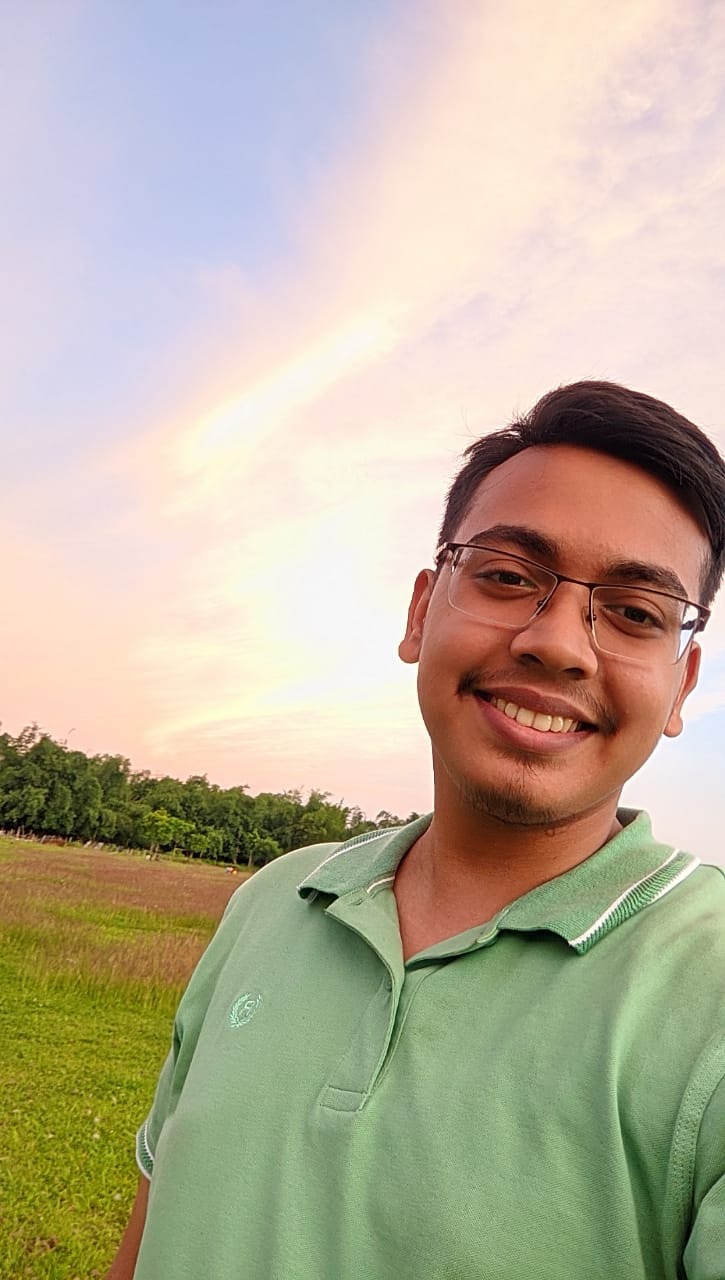
#> input picture assets/test.jpg, 725 x 1280 px, given in place of the camera
$ python single_color_detection.py
#> lines starting #> are read from the running program, lines starting #| are printed output that depends on the picture; after the words box and inside, x2 and y2 are one past the last pixel; in counts of white or black regions, pixels touching at a corner belong together
import cv2
import numpy as np

# Start webcam
cap = cv2.VideoCapture(0)

while True:
    ret, frame = cap.read()
#> frame is the input picture: shape (1280, 725, 3); mean B, G, R 155.3, 176.6, 186.2

    # Convert BGR to HSV
    hsv = cv2.cvtColor(frame, cv2.COLOR_BGR2HSV)
#> hsv: shape (1280, 725, 3); mean H, S, V 46, 72.8, 196.8

    # Define color range (RED)
    lower_red = np.array([0, 120, 70])
    upper_red = np.array([10, 255, 255])

    # lower_blue = np.array([90, 150, 0])
    # upper_blue = np.array([140, 255, 255])

    # Create mask
    mask = cv2.inRange(hsv, lower_red, upper_red)
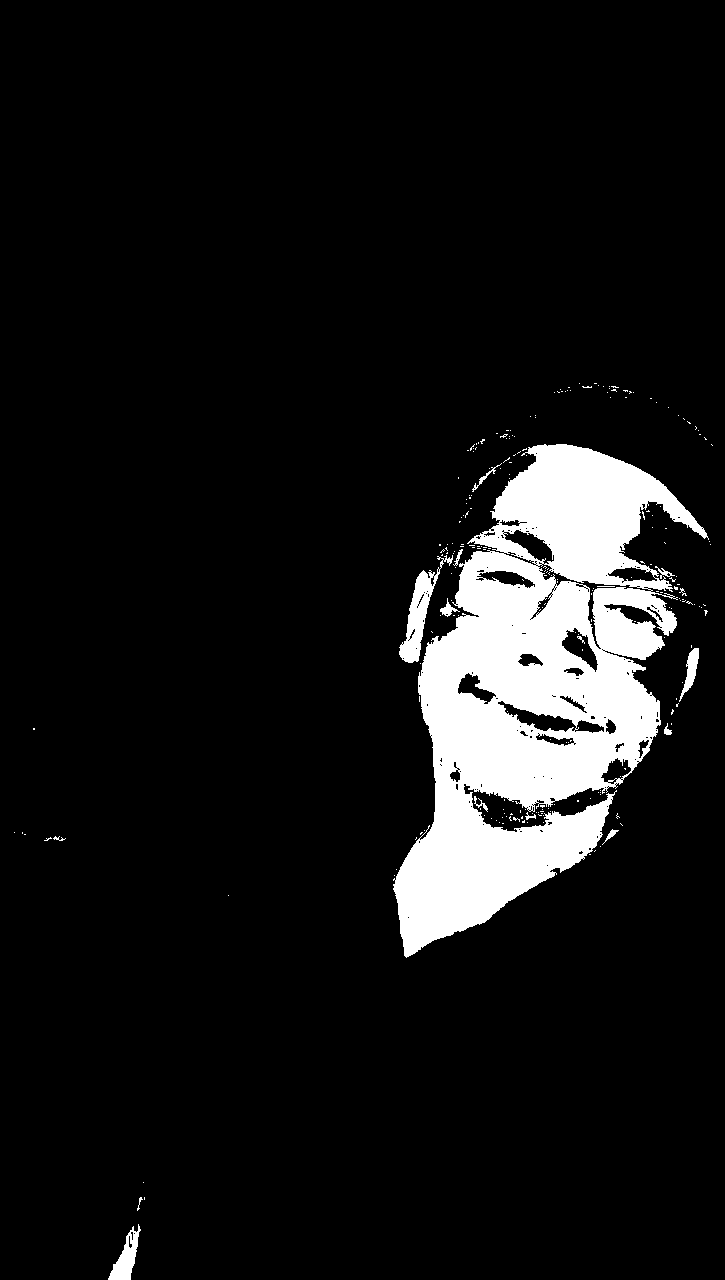
#> mask: shape (1280, 725); 8.8% white; 241 white regions (225 under 20 px), largest, box (x1, y1, x2, y2) and area: (393, 444, 709, 958) 77592, (399, 555, 453, 663) 1647, (108, 1224, 141, 1280) 786

    # Remove noise
    kernel = np.ones((5,5), np.uint8)
    mask = cv2.morphologyEx(mask, cv2.MORPH_OPEN, kernel)
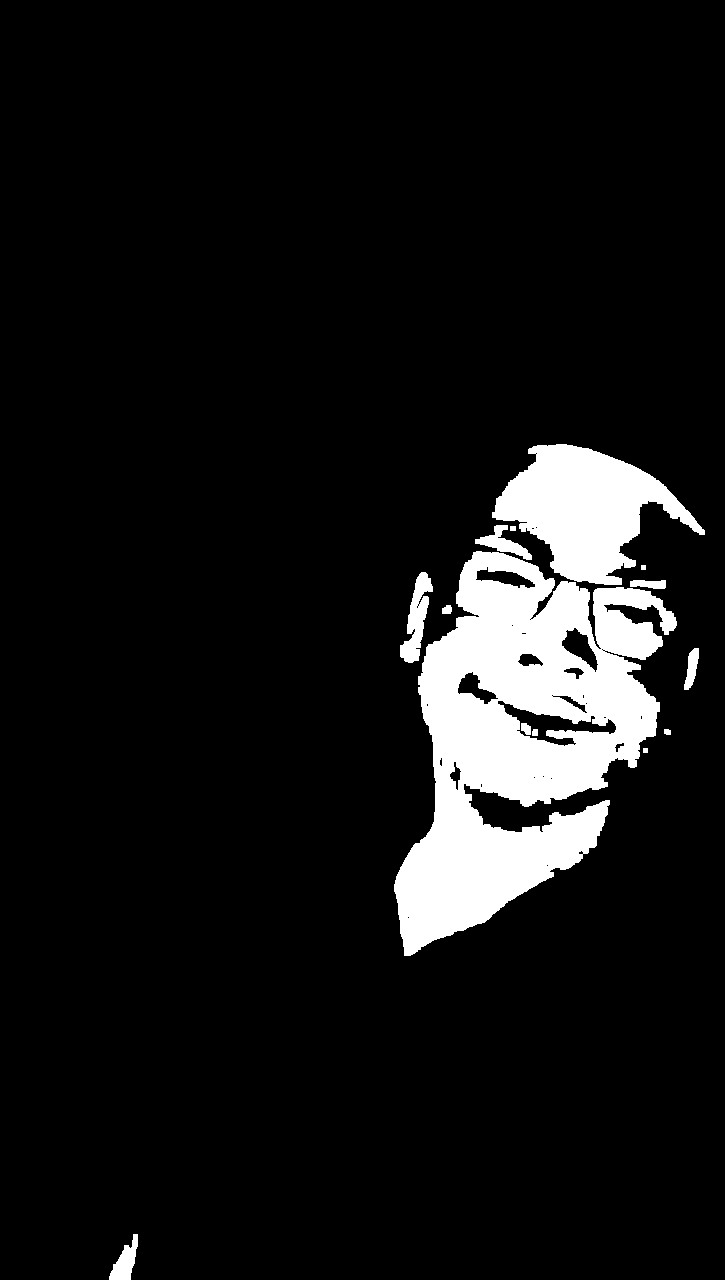
#> mask: shape (1280, 725); 8.4% white; 14 white regions

    # Find contours
    contours, _ = cv2.findContours(mask, cv2.RETR_TREE, cv2.CHAIN_APPROX_SIMPLE)
#> contours = 47 contours, 25 with area under 20; largest, box (x1, y1, x2, y2) and area: (394, 551, 677, 956) 61906, (492, 444, 705, 585) 15047, (497, 700, 617, 747) 1920, (400, 572, 433, 663) 1277, (561, 627, 599, 673) 767

    for cnt in contours:
        area = cv2.contourArea(cnt)

        if area > 500:
            x, y, w, h = cv2.boundingRect(cnt)

            # Draw rectangle
            cv2.rectangle(frame, (x,y), (x+w, y+h), (0,255,0), 2)
            cv2.putText(frame, "RED Detected", (x, y-10),
                        cv2.FONT_HERSHEY_SIMPLEX, 0.7, (0,255,0), 2)
#> this loop made 47 passes
#> (area, x, y, w, h) on passes 1, 7, 11, 26, 32, 38, 41, 43, 44: (611.5, 109, 1234, 29, 46), (1277, 400, 572, 33, 91), (61906.5, 394, 551, 283, 405), (1919.5, 497, 700, 120, 47), (591.5, 457, 671, 42, 34), (767, 561, 627, 38, 46), (643, 475, 566, 61, 23), (631, 475, 525, 57, 35), (15047, 492, 444, 213, 141)
#> area on passes 3, 4, 5, 6, 19, 20: 27, 318.5, 60, 218, 158, 21
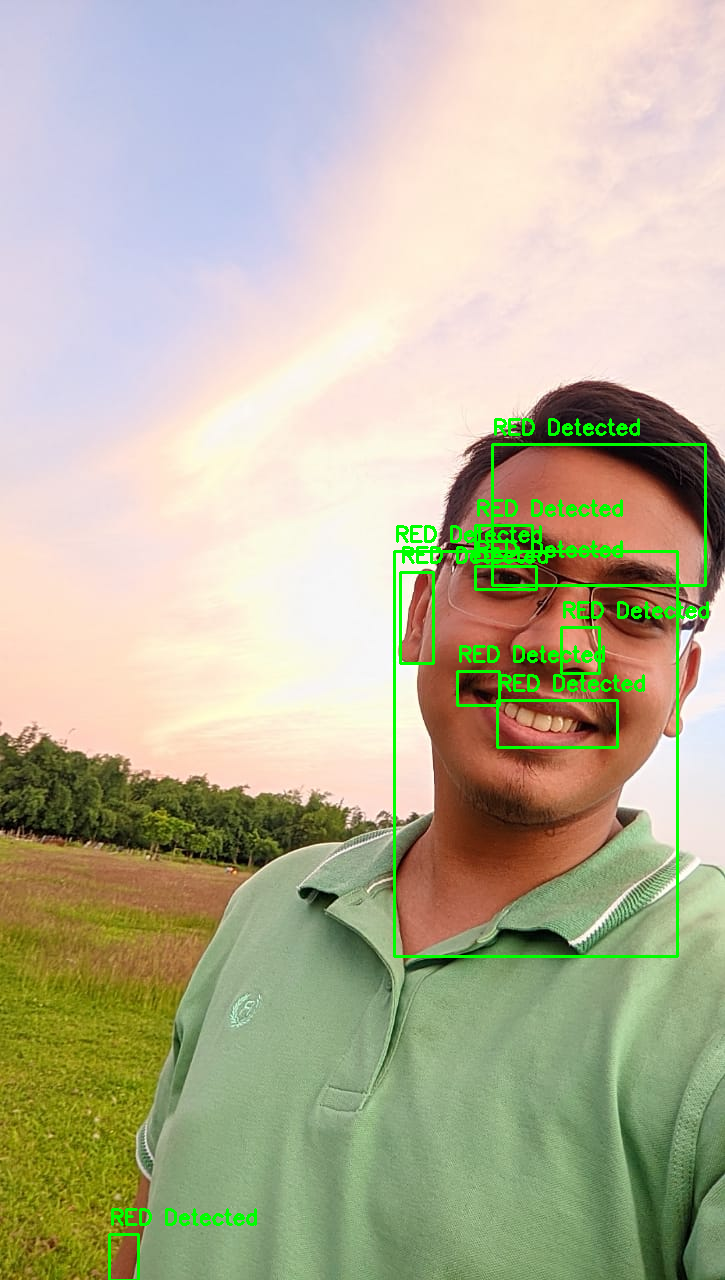
#> frame: shape (1280, 725, 3); 2.12% of pixels changed, all inside (x1, y1, x2, y2) = (108, 418, 709, 1280)

    # Show output
    cv2.imshow("Frame", frame)
    cv2.imshow("Mask", mask)

    # Press ESC to exit
    if cv2.waitKey(1) == 27:
#> (key Esc is pressed here)
        break

cap.release()
cv2.destroyAllWindows()
